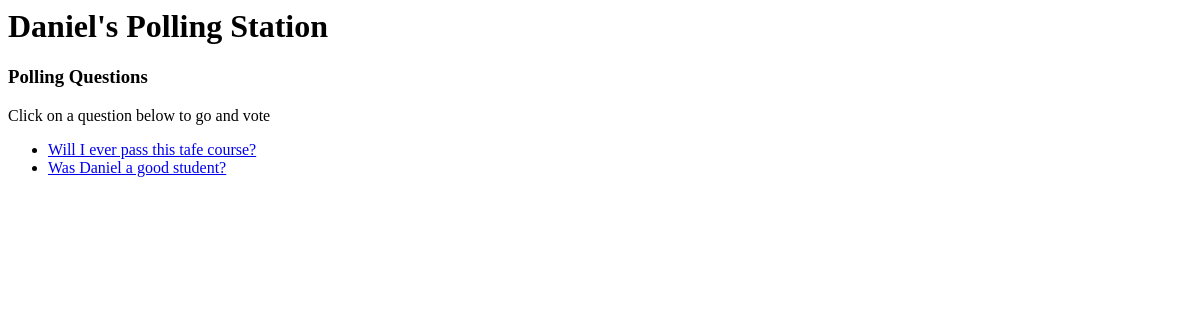
Before: / with the older database file.
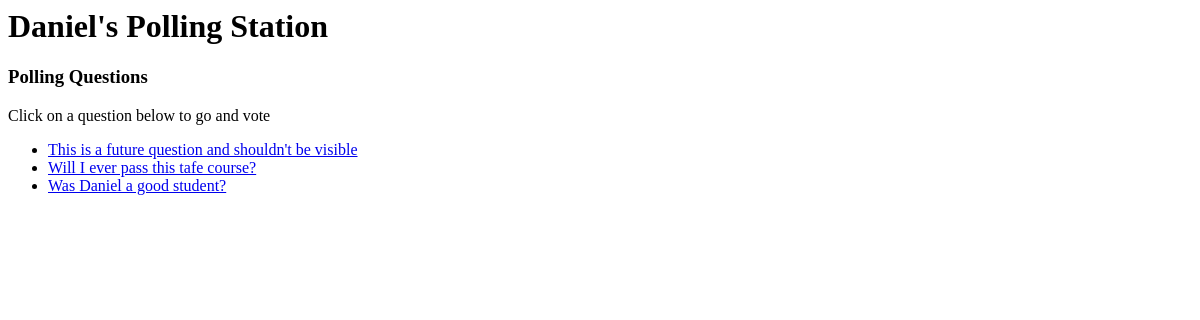
After: the same page with the newer database file.
### polls/models.py (models this page shows, shortened)
@python_2_unicode_compatible
class Question(models.Model):
	question_text = models.CharField(max_length=200)
	pub_date = models.DateTimeField('date published')

### polls/views.py (the view)
# urls.py: url(r'^$', views.index, name='index'),
def index(request):
	latest_question_list = Question.objects.order_by('-pub_date')[:5]
	context = {
		'latest_question_list': latest_question_list,
	}
	return render(request, 'polls/index.html', context)

### polls/templates/polls/index.html (shortened to what this page needs)
<h1>Daniel's Polling Station</h1>
<h3>Polling Questions</h3>
{% if latest_question_list %}
	<p>Click on a question below to go and vote</p>
	<ul>
	{% for question in latest_question_list %}
		<li><a href="{% url 'polls:detail' question.id %}">{{ question.question_text }}</a></li>
	{% endfor %}
	</ul>
{% else %}
	<p>No polls are available.</p>
{% endif %}

Changed rows visible on the page:
added Question: question_text "This is a future question and shouldn't be visible"
